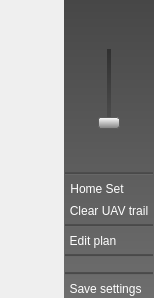
    <widget class="QSplitter" name="splitter">
     <property name="styleSheet">
      <string notr="true">QSplitter::handle {
/* image: url(images/splitter.png); */
	background-color: qlineargradient(spread:pad, x1:0.5, y1:0, x2:0.5, y2:1, stop:0 rgba(71, 71, 71, 255), stop:0.5 rgba(200, 200, 200, 255), stop:1 rgba(110, 110, 110, 255));
}
QSplitter::handle:horizontal {
/* height: 5px; */
}
QSplitter::handle:vertical {
/* width: 5px; */
}
</string>
     </property>
     <property name="frameShape">
      <enum>QFrame::NoFrame</enum>
     </property>
     <property name="orientation">
      <enum>Qt::Horizontal</enum>
     </property>
     <property name="opaqueResize">
      <bool>true</bool>
     </property>
     <property name="handleWidth">
      <number>5</number>
     </property>
     <widget class="QWidget" name="layoutWidget">
      <layout class="QHBoxLayout" name="horizontalLayout_2">
       <property name="spacing">
        <number>0</number>
       </property>
       <item>
        <widget class="QWidget" name="mapWidget" native="true">
         <property name="sizePolicy">
          <sizepolicy hsizetype="MinimumExpanding" vsizetype="MinimumExpanding">
           <horstretch>0</horstretch>
           <verstretch>0</verstretch>
          </sizepolicy>
         </property>
         <property name="minimumSize">
          <size>
           <width>64</width>
           <height>64</height>
          </size>
         </property>
         <property name="mouseTracking">
          <bool>false</bool>
         </property>
         <property name="acceptDrops">
          <bool>false</bool>
         </property>
         <property name="styleSheet">
          <string notr="true">
/* background-color: black; */
border: 1px solid black;

QLabel { /* all label types */
/* background-color: rgba(255, 255, 255, 0); */
background-color: qlineargradient(spread:pad, x1:0.5, y1:0, x2:0.5, y2:1, stop:0 rgba(64, 64, 64, 255), stop:1 rgba(128, 128, 128, 255));
color: rgb(255, 255, 255);
}

QToolButton {	/* all types of tool button */ 
background-color: rgba(255, 255, 255, 0);
color: rgb(255, 255, 255);
/*border-style: none;*/
border: 0px; 
}
QToolButton:hover {
background-color: qlineargradient(spread:pad, x1:0.5, y1:0, x2:0.5, y2:1, stop:0 rgba(255, 160, 0, 255), stop:1 rgba(160, 100, 0, 255));
color: rgb(255, 255, 255);
}
QToolButton:pressed {
background-color: qlineargradient(spread:pad, x1:0.5, y1:0, x2:0.5, y2:1, stop:0 rgba(48, 48, 48, 255), stop:1 rgba(120, 120, 120, 255));
color: rgb(255, 255, 255);
}

QToolButton:checked {
background-color: qlineargradient(spread:pad, x1:0.5, y1:0, x2:0.5, y2:1, stop:0 rgba(48, 48, 48, 255), stop:1 rgba(120, 120, 120, 255));
color: rgb(255, 255, 255);
}

QSlider::groove:horizontal {
border: none;
height: 4px;
background-color: qlineargradient(spread:pad, x1:0.5, y1:0, x2:0.5, y2:1, stop:0 rgba(48, 48, 48, 255), stop:1 rgba(80, 80, 80, 255));
margin: 2px 0;
}
QSlider::handle:horizontal {
border: 1px solid #5c5c5c;
background-color: qlineargradient(spread:pad, x1:0.5, y1:0, x2:0.5, y2:1, stop:0 rgba(255, 255, 255, 255), stop:1 rgba(128, 128, 128, 255));
width: 24px;
margin: -2px 0;
border-radius: 3px;
}

QComboBox {
background-color: qlineargradient(spread:pad, x1:0.5, y1:0, x2:0.5, y2:1, stop:0 rgba(48, 48, 48, 255), stop:1 rgba(120, 120, 120, 255));
color: rgb(255, 255, 255);
}
QComboBox:hover {
background-color: qlineargradient(spread:pad, x1:0.5, y1:0, x2:0.5, y2:1, stop:0 rgba(48, 48, 48, 255), stop:1 rgba(120, 120, 120, 255));
	background-color: rgb(197, 138, 0);
}
QComboBox::down-arrow {
     image: url(:/opmap/images/combobox_down_arrow.png);
}
QComboBox:drop-down {
     subcontrol-origin: padding;
     subcontrol-position: top right;
     border-left-style: none;
     border-top-right-radius: 1px;
     border-bottom-right-radius: 1px;
}
</string>
         </property>
        </widget>
       </item>
       <item>
        <widget class="QWidget" name="widget" native="true">
         <property name="sizePolicy">
          <sizepolicy hsizetype="Minimum" vsizetype="Preferred">
           <horstretch>0</horstretch>
           <verstretch>0</verstretch>
          </sizepolicy>
         </property>
         <property name="styleSheet">
          <string notr="true">QFrame {
background-color: qlineargradient(spread:pad, x1:0, y1:0, x2:0, y2:1, stop:0 rgba(71, 71, 71, 255), stop:1 rgba(110, 110, 110, 255));
color: rgb(255, 255, 255);
}

QToolButton {	/* all types of tool button */ 
background-color: rgba(255, 255, 255, 0);
color: rgb(255, 255, 255);
/*border-style: none;*/
border: 0px; 
border-radius: 3px;
}
QToolButton:hover {
background-color: qlineargradient(spread:pad, x1:0.5, y1:0, x2:0.5, y2:1, stop:0 rgba(255, 255, 255, 200), stop:1 rgba(180, 180, 180, 200));
color: rgb(255, 255, 255);
border: 0px; 
border-radius: 3px;
}
QToolButton:pressed {
background-color: qlineargradient(spread:pad, x1:0.5, y1:0, x2:0.5, y2:1, stop:0 rgba(48, 48, 48, 255), stop:1 rgba(120, 120, 120, 255));
color: rgb(255, 255, 255);
border: 0px; 
border-radius: 3px;
}

QToolButton:checked {
background-color: qlineargradient(spread:pad, x1:0.5, y1:0, x2:0.5, y2:1, stop:0 rgba(48, 48, 48, 255), stop:1 rgba(120, 120, 120, 255));
color: rgb(255, 255, 255);
border: 0px; 
border-radius: 3px;
}

QSlider::groove:horizontal {
border: none;
height: 4px;
background-color: qlineargradient(spread:pad, x1:0.5, y1:0, x2:0.5, y2:1, stop:0 rgba(48, 48, 48, 255), stop:1 rgba(80, 80, 80, 255));
margin: 2px 0;
}
QSlider::handle:horizontal {
border: 1px solid #5c5c5c;
background-color: qlineargradient(spread:pad, x1:0.5, y1:0, x2:0.5, y2:1, stop:0 rgba(255, 255, 255, 255), stop:1 rgba(128, 128, 128, 255));
width: 24px;
margin: -2px 0;
border-radius: 3px;
}
</string>
         </property>
         <layout class="QVBoxLayout" name="verticalLayout_3">
          <property name="spacing">
           <number>0</number>
          </property>
          <property name="leftMargin">
           <number>0</number>
          </property>
          <property name="topMargin">
           <number>0</number>
          </property>
          <property name="rightMargin">
           <number>0</number>
          </property>
          <property name="bottomMargin">
           <number>0</number>
          </property>
          <item>
           <widget class="QFrame" name="frameMapControls">
            <property name="sizePolicy">
             <sizepolicy hsizetype="Minimum" vsizetype="Preferred">
              <horstretch>0</horstretch>
              <verstretch>0</verstretch>
             </sizepolicy>
            </property>
            <property name="styleSheet">
             <string notr="true">QFrame {
background-color: qlineargradient(spread:pad, x1:0, y1:0, x2:0, y2:1, stop:0 rgba(71, 71, 71, 255), stop:1 rgba(110, 110, 110, 255));
color: rgba(0, 0, 0, 48);
}

QToolButton {	/* all types of tool button */ 
background-color: transparent;
/*background-color: qlineargradient(spread:pad, x1:0.5, y1:0, x2:0.5, y2:1, stop:0 rgba(110, 110, 110, 255), stop:1 rgba(71, 71, 71, 255));*/
color: rgb(255, 255, 255);
/*
border: 1px solid black; 
border-radius: 0px;
*/
border: none;
border-radius: 0px;
/*border: 1px solid white; 
border-radius: 3px;
border-top-color: rgba(255, 255, 255, 48);
border-right-color: rgba(255, 255, 255, 48);
border-bottom-color: rgba(0, 0, 0, 48);
border-left-color: rgba(0, 0, 0, 48);*/
}
QToolButton:hover {
background-color: qlineargradient(spread:pad, x1:0.5, y1:0, x2:0.5, y2:1, stop:0 rgba(255, 255, 255, 200), stop:1 rgba(180, 180, 180, 200));
color: rgb(255, 255, 255);
border: none;
/*border: 1px solid white; 
border-radius:3px;
border-top-color: rgba(255, 255, 255, 48);
border-right-color: rgba(255, 255, 255, 48);
border-bottom-color: rgba(0, 0, 0, 48);
border-left-color: rgba(0, 0, 0, 48);*/
}
QToolButton:pressed {
background-color: qlineargradient(spread:pad, x1:0.5, y1:0, x2:0.5, y2:1, stop:0 rgba(48, 48, 48, 255), stop:1 rgba(80, 80, 80, 255));
color: rgb(255, 255, 255);
border: 1px solid white; 
border-radius:3px;
border-top-color: rgba(0, 0, 0,160);
border-right-color: rgba(0, 0, 0, 160);
border-bottom-color: rgba(255, 255, 255, 80);
border-left-color: rgba(255, 255, 255, 80);
}

QToolButton:checked {
background-color: qlineargradient(spread:pad, x1:0.5, y1:0, x2:0.5, y2:1, stop:0 rgba(48, 48, 48, 255), stop:1 rgba(80, 80, 80, 255));
color: rgb(255, 255, 255);
border: 1px solid white; 
border-radius: 3px;
border-top-color: rgba(0, 0, 0,160);
border-right-color: rgba(0, 0, 0, 160);
border-bottom-color: rgba(255, 255, 255, 80);
border-left-color: rgba(255, 255, 255, 80);
}

QSliderl {
background-color: rgba(255, 255, 255, 0);
}
QSlider::groove:vertical {
border: none;
width: 4px;
background-color: qlineargradient(spread:pad, x1:0.5, y1:0, x2:0.5, y2:1, stop:0 rgba(48, 48, 48, 255), stop:1 rgba(80, 80, 80, 255));
margin: 2px 0;
}
QSlider::handle:vertical {
border: 1px solid #5c5c5c;
background-color: qlineargradient(spread:pad, x1:0.5, y1:0, x2:0.5, y2:1, stop:0 rgba(255, 255, 255, 255), stop:1 rgba(128, 128, 128, 255));
height: 10px;
margin: 0 -9px; /* expand outside the groove */ 
border-radius: 3px;
}
</string>
            </property>
            <property name="frameShape">
             <enum>QFrame::NoFrame</enum>
            </property>
            <property name="frameShadow">
             <enum>QFrame::Plain</enum>
            </property>
            <property name="lineWidth">
             <number>2</number>
            </property>
            <property name="midLineWidth">
             <number>0</number>
            </property>
            <layout class="QVBoxLayout" name="verticalLayout_2">
             <property name="spacing">
              <number>5</number>
             </property>
             <property name="leftMargin">
              <number>1</number>
             </property>
             <property name="topMargin">
              <number>1</number>
             </property>
             <property name="rightMargin">
              <number>1</number>
             </property>
             <property name="bottomMargin">
              <number>1</number>
             </property>
             <item>
              <spacer name="verticalSpacer_3">
               <property name="orientation">
                <enum>Qt::Vertical</enum>
               </property>
               <property name="sizeType">
                <enum>QSizePolicy::Fixed</enum>
               </property>
               <property name="sizeHint" stdset="0">
                <size>
                 <width>20</width>
                 <height>10</height>
                </size>
               </property>
              </spacer>
             </item>
             <item>
              <widget class="QToolButton" name="toolButtonZoomP">
               <property name="toolTip">
                <string>Zoom in</string>
               </property>
               <property name="styleSheet">
                <string notr="true"/>
               </property>
               <property name="text">
                <string/>
               </property>
               <property name="icon">
                <iconset resource="opmap.qrc">
                 <normaloff>:/opmap/images/plus.png</normaloff>:/opmap/images/plus.png</iconset>
               </property>
               <property name="iconSize">
                <size>
                 <width>28</width>
                 <height>28</height>
                </size>
               </property>
               <property name="autoRepeat">
                <bool>true</bool>
               </property>
               <property name="autoRepeatDelay">
                <number>1000</number>
               </property>
               <property name="autoRepeatInterval">
                <number>1000</number>
               </property>
               <property name="autoRaise">
                <bool>false</bool>
               </property>
              </widget>
             </item>
             <item>
              <widget class="QSlider" name="horizontalSliderZoom">
               <property name="sizePolicy">
                <sizepolicy hsizetype="Preferred" vsizetype="Expanding">
                 <horstretch>0</horstretch>
                 <verstretch>0</verstretch>
                </sizepolicy>
               </property>
               <property name="minimumSize">
                <size>
                 <width>0</width>
                 <height>50</height>
                </size>
               </property>
               <property name="maximumSize">
                <size>
                 <width>16777215</width>
                 <height>200</height>
                </size>
               </property>
               <property name="cursor">
                <cursorShape>OpenHandCursor</cursorShape>
               </property>
               <property name="toolTip">
                <string>Zoom level</string>
               </property>
               <property name="autoFillBackground">
                <bool>false</bool>
               </property>
               <property name="styleSheet">
                <string notr="true"/>
               </property>
               <property name="minimum">
                <number>2</number>
               </property>
               <property name="maximum">
                <number>17</number>
               </property>
               <property name="pageStep">
                <number>1</number>
               </property>
               <property name="orientation">
                <enum>Qt::Vertical</enum>
               </property>
               <property name="invertedControls">
                <bool>false</bool>
               </property>
               <property name="tickPosition">
                <enum>QSlider::NoTicks</enum>
               </property>
               <property name="tickInterval">
                <number>2</number>
               </property>
              </widget>
             </item>
             <item>
              <widget class="QToolButton" name="toolButtonZoomM">
               <property name="toolTip">
                <string>Zoom out</string>
               </property>
               <property name="styleSheet">
                <string notr="true"/>
               </property>
               <property name="text">
                <string/>
               </property>
               <property name="icon">
                <iconset resource="opmap.qrc">
                 <normaloff>:/opmap/images/minus.png</normaloff>:/opmap/images/minus.png</iconset>
               </property>
               <property name="iconSize">
                <size>
                 <width>28</width>
                 <height>28</height>
                </size>
               </property>
               <property name="autoRepeat">
                <bool>true</bool>
               </property>
               <property name="autoRepeatDelay">
                <number>1000</number>
               </property>
               <property name="autoRepeatInterval">
                <number>1000</number>
               </property>
               <property name="autoRaise">
                <bool>false</bool>
               </property>
              </widget>
             </item>
             <item>
              <widget class="Line" name="line_7">
               <property name="frameShadow">
                <enum>QFrame::Plain</enum>
               </property>
               <property name="orientation">
                <enum>Qt::Horizontal</enum>
               </property>
              </widget>
             </item>
             <item>
              <widget class="QToolButton" name="toolButtonHomeSet">
               <property name="sizePolicy">
                <sizepolicy hsizetype="Fixed" vsizetype="Preferred">
                 <horstretch>0</horstretch>
                 <verstretch>0</verstretch>
                </sizepolicy>
               </property>
               <property name="toolTip">
                <string>Set HomeLocation to be used by the
autopilot or just pick the first GPS fix.</string>
               </property>
               <property name="text">
                <string>Home Set</string>
               </property>
               <property name="icon">
                <iconset resource="opmap.qrc">
                 <normaloff>:/opmap/images/button_home_not_set.png</normaloff>
                 <normalon>:/opmap/images/button_home_set.png</normalon>:/opmap/images/button_home_not_set.png</iconset>
               </property>
               <property name="iconSize">
                <size>
                 <width>28</width>
                 <height>28</height>
                </size>
               </property>
               <property name="checkable">
                <bool>true</bool>
               </property>
               <property name="autoRepeat">
                <bool>false</bool>
               </property>
               <property name="toolButtonStyle">
                <enum>Qt::ToolButtonIconOnly</enum>
               </property>
               <property name="autoRaise">
                <bool>false</bool>
               </property>
              </widget>
             </item>
             <item>
              <widget class="QToolButton" name="toolButtonClearUAVTrail">
               <property name="sizePolicy">
                <sizepolicy hsizetype="Fixed" vsizetype="Preferred">
                 <horstretch>0</horstretch>
                 <verstretch>0</verstretch>
                </sizepolicy>
               </property>
               <property name="toolTip">
                <string>Clear UAV trail</string>
               </property>
               <property name="text">
                <string>Clear UAV trail</string>
               </property>
               <property name="icon">
                <iconset resource="opmap.qrc">
                 <normaloff>:/opmap/images/button_clear_uavtrail.png</normaloff>:/opmap/images/button_clear_uavtrail.png</iconset>
               </property>
               <property name="iconSize">
                <size>
                 <width>28</width>
                 <height>28</height>
                </size>
               </property>
               <property name="checkable">
                <bool>false</bool>
               </property>
               <property name="autoRepeat">
                <bool>false</bool>
               </property>
               <property name="toolButtonStyle">
                <enum>Qt::ToolButtonIconOnly</enum>
               </property>
               <property name="autoRaise">
                <bool>false</bool>
               </property>
              </widget>
             </item>
             <item>
              <widget class="Line" name="line_9">
               <property name="frameShadow">
                <enum>QFrame::Plain</enum>
               </property>
               <property name="orientation">
                <enum>Qt::Horizontal</enum>
               </property>
              </widget>
             </item>
             <item>
              <widget class="QToolButton" name="toolButtonPlanEditor">
               <property name="sizePolicy">
                <sizepolicy hsizetype="Fixed" vsizetype="Preferred">
                 <horstretch>0</horstretch>
                 <verstretch>0</verstretch>
                </sizepolicy>
               </property>
               <property name="toolTip">
                <string>Edit PathPlan</string>
               </property>
               <property name="text">
                <string>Edit plan</string>
               </property>
               <property name="icon">
                <iconset resource="opmap.qrc">
                 <normaloff>:/opmap/images/button_edit_plan.png</normaloff>:/opmap/images/button_edit_plan.png</iconset>
               </property>
               <property name="iconSize">
                <size>
                 <width>28</width>
                 <height>28</height>
                </size>
               </property>
               <property name="checkable">
                <bool>false</bool>
               </property>
               <property name="autoRepeat">
                <bool>false</bool>
               </property>
               <property name="toolButtonStyle">
                <enum>Qt::ToolButtonIconOnly</enum>
               </property>
               <property name="autoRaise">
                <bool>false</bool>
               </property>
              </widget>
             </item>
             <item>
              <widget class="Line" name="line_10">
               <property name="frameShadow">
                <enum>QFrame::Plain</enum>
               </property>
               <property name="orientation">
                <enum>Qt::Horizontal</enum>
               </property>
              </widget>
             </item>
             <item>
              <spacer name="verticalSpacer_2">
               <property name="orientation">
                <enum>Qt::Vertical</enum>
               </property>
               <property name="sizeType">
                <enum>QSizePolicy::Expanding</enum>
               </property>
               <property name="sizeHint" stdset="0">
                <size>
                 <width>20</width>
                 <height>10</height>
                </size>
               </property>
              </spacer>
             </item>
             <item>
              <widget class="Line" name="line_11">
               <property name="frameShadow">
                <enum>QFrame::Plain</enum>
               </property>
               <property name="orientation">
                <enum>Qt::Horizontal</enum>
               </property>
              </widget>
             </item>
             <item>
              <widget class="QToolButton" name="toolButtonSaveSettings">
               <property name="sizePolicy">
                <sizepolicy hsizetype="Fixed" vsizetype="Preferred">
                 <horstretch>0</horstretch>
                 <verstretch>0</verstretch>
                </sizepolicy>
               </property>
               <property name="toolTip">
                <string>Save current map settings</string>
               </property>
               <property name="text">
                <string>Save settings</string>
               </property>
               <property name="icon">
                <iconset resource="opmap.qrc">
                 <normaloff>:/opmap/images/button_save.png</normaloff>:/opmap/images/button_save.png</iconset>
               </property>
               <property name="iconSize">
                <size>
                 <width>28</width>
                 <height>28</height>
                </size>
               </property>
               <property name="checkable">
                <bool>false</bool>
               </property>
               <property name="autoRepeat">
                <bool>false</bool>
               </property>
               <property name="toolButtonStyle">
                <enum>Qt::ToolButtonIconOnly</enum>
               </property>
               <property name="autoRaise">
                <bool>false</bool>
               </property>
              </widget>
             </item>
            </layout>
           </widget>
          </item>
         </layout>
        </widget>
       </item>
      </layout>
     </widget>
    </widget>
